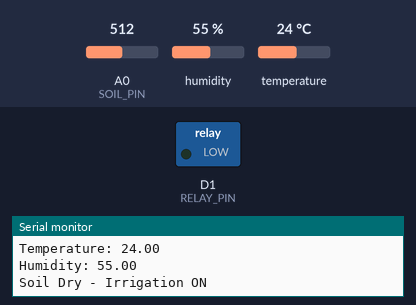
The sketch below on a simulated ESP8266 (NodeMCU). Parts: switched loads named in the sketch (green lamp = pin HIGH), the last lines printed to the serial monitor. The inputs (shaded band) are chosen by the test bench; at power-on: A0 (SOIL_PIN) = 512, humidity 55 %, temperature 24 °C.

Above: at 2.8 s.
2.9 s: A0 (SOIL_PIN) set to 493
At 5.2 s:
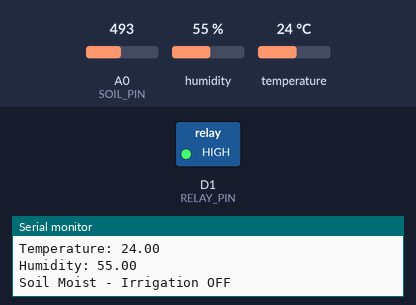
5.6 s: A0 (SOIL_PIN) set to 510
At 6.5 s:
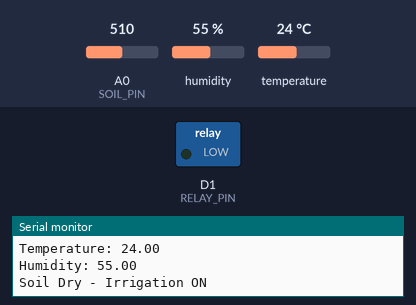
8.3 s: A0 (SOIL_PIN) set to 490
At 11.4 s:
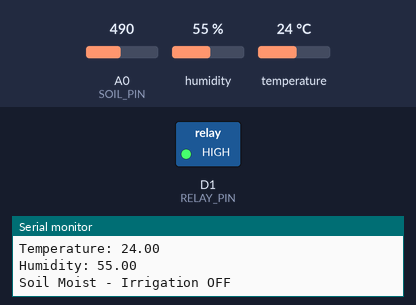
Timing chart, 0 to 12.9 s (numbered marks = the images above; inputs shaded):
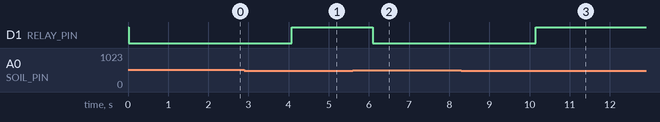

The sketch:

agriculture_system.ino
```cpp
#include <DHT.h>

#define SOIL_PIN A0
#define DHT_PIN D2
#define RELAY_PIN D1

#define DHT_TYPE DHT11

DHT dht(DHT_PIN, DHT_TYPE);

int moistureThreshold = 500;

void setup() {
  Serial.begin(115200);

  pinMode(RELAY_PIN, OUTPUT);

  // Assumes an active-LOW relay.
  // Verify your relay module before using.
  digitalWrite(RELAY_PIN, HIGH);

  dht.begin();

  Serial.println("IoT Agriculture System Started");
}

void loop() {
  int soilValue = analogRead(SOIL_PIN);

  float temperature = dht.readTemperature();
  float humidity = dht.readHumidity();

  Serial.print("Soil Moisture: ");
  Serial.println(soilValue);

  if (!isnan(temperature) && !isnan(humidity)) {
    Serial.print("Temperature: ");
    Serial.println(temperature);

    Serial.print("Humidity: ");
    Serial.println(humidity);
  } else {
    Serial.println("DHT11 reading failed");
  }

  if (soilValue > moistureThreshold) {
    digitalWrite(RELAY_PIN, LOW);
    Serial.println("Soil Dry - Irrigation ON");
  } else {
    digitalWrite(RELAY_PIN, HIGH);
    Serial.println("Soil Moist - Irrigation OFF");
  }

  delay(2000);
}
```

Measured:
- the behaviour switches between 501 and 500 on A0 (SOIL_PIN) (found by bisection; images 0 and 1)
- after the input at 2.9 s, D1 (RELAY_PIN): LOW → HIGH after 1.2 s
- after the input at 5.6 s, D1 (RELAY_PIN): HIGH → LOW after 0.50 s
- after the input at 8.3 s, D1 (RELAY_PIN): LOW → HIGH after 1.8 s
